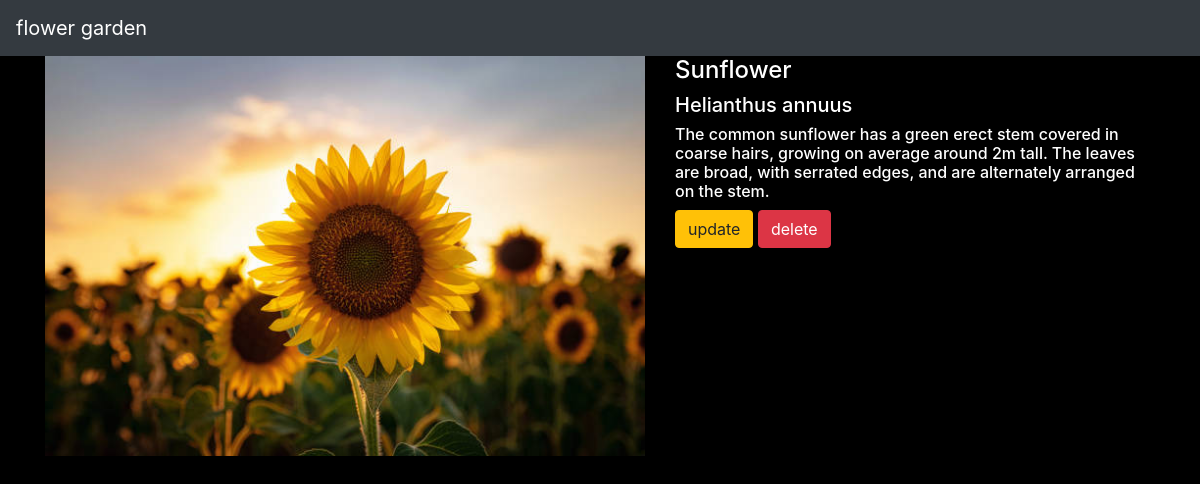
/flower/4/, run on the app's committed database.
### flowerapp/models.py (models this page shows, shortened)
class flower(models.Model):
    name=models.CharField(max_length=250)
    sname=models.CharField(max_length=250)
    desc=models.TextField()
    img=models.ImageField(upload_to='garden')

### flowerapp/views.py (the view)
# urls.py: path('flower/<int:flower_id>/',views.detail,name='detail'),
def detail(request,flower_id):
    fl=flower.objects.get(id=flower_id)
    return render(request,"detail.html",{'flower':fl})

### templates/detail.html (shortened to what this page needs)
{% extends 'base.html' %}
{% block body %}
<!doctype html>
<html lang="en">
<head>
</head>
<body>
<div class="container">
    <div class="row">
        <div class="col md-6">
          <img src="{{flower.img.url}}" width="600" height="400">
        </div>
    <div class="col md-6">
       <h4>{{flower.name}}</h4>
        <h5>{{flower.sname}}</h5>
        <h6>{{flower.desc}}</h6>
        <a class="btn btn-warning" href="{% url 'flowerapp:update' flower.id %}">update</a>
        <a class="btn btn-danger" href="{% url 'flowerapp:delete' flower.id %}">delete</a>
    </div>
    </div>
</div>
</body>
</html>
{% endblock %}

### static/bgstyle.css (style rules this page uses)
body { background-color:black; }

### templates/detail.html (style rules this page uses)
h4,h5,h6 { color:white; }

### data on the page
flower: img (picture), name "Sunflower", sname "Helianthus annuus", desc "The common sunflower has a green erect stem covered in coarse hairs, growing on average around 2m tall. The leaves are broad, with serrated edges, and are alternately arranged on the stem."
